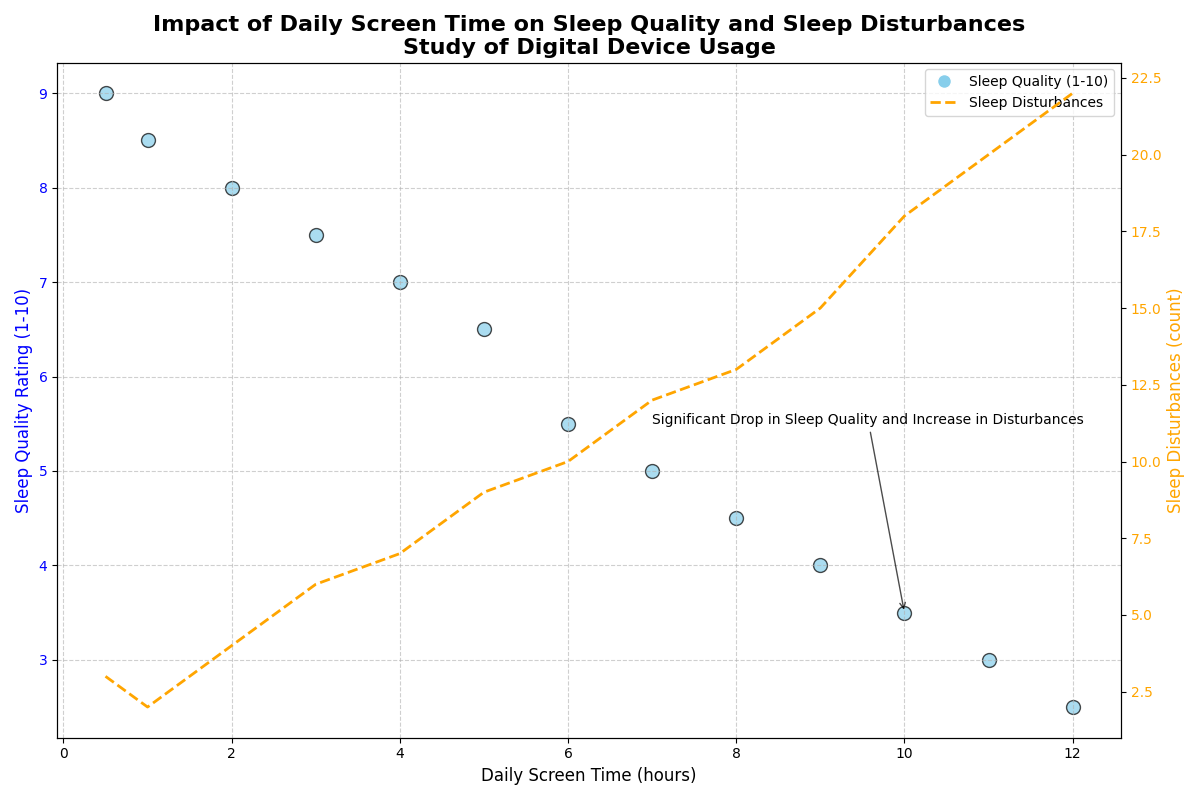

Write Python code to recreate this figure.
import matplotlib.pyplot as plt
import numpy as np

# Backstory:
# The chart represents a hypothetical study comparing the correlation between daily screen time and sleep quality rating. 
# The aim is to visualize how the amount of time spent on screens (in hours) impacts the sleep quality (rating from 1 to 10).

# Data preparation
screen_time = np.array([0.5, 1, 2, 3, 4, 5, 6, 7, 8, 9, 10, 11, 12])
sleep_quality = np.array([9, 8.5, 8, 7.5, 7, 6.5, 5.5, 5, 4.5, 4, 3.5, 3, 2.5])
sleep_disturbances = np.array([3, 2, 4, 6, 7, 9, 10, 12, 13, 15, 18, 20, 22])

# Create a figure and axis with dual y-axes
fig, ax1 = plt.subplots(figsize=(12, 8))

# Scatter plot 
scatter = ax1.scatter(screen_time, sleep_quality, c='skyblue', edgecolor='k', s=100, alpha=0.7, label='Sleep Quality (1-10)')
ax1.set_xlabel('Daily Screen Time (hours)', fontsize=12)
ax1.set_ylabel('Sleep Quality Rating (1-10)', fontsize=12, color='blue')
ax1.tick_params(axis='y', labelcolor='blue')

# Secondary y-axis for sleep disturbances
ax2 = ax1.twinx()
ax2.plot(screen_time, sleep_disturbances, color='orange', linewidth=2, linestyle='--', label='Sleep Disturbances')
ax2.set_ylabel('Sleep Disturbances (count)', fontsize=12, color='orange')
ax2.tick_params(axis='y', labelcolor='orange')

# Title and Grid
plt.title('Impact of Daily Screen Time on Sleep Quality and Sleep Disturbances\nStudy of Digital Device Usage', fontsize=16, fontweight='bold')
ax1.grid(True, linestyle='--', alpha=0.6)

# Add legend
scatter_legend = plt.Line2D([0], [0], marker='o', color='w', markerfacecolor='skyblue', markersize=10, linestyle='None', label='Sleep Quality (1-10)')
line_legend = plt.Line2D([0], [0], color='orange', linewidth=2, linestyle='--', label='Sleep Disturbances')
ax1.legend(handles=[scatter_legend, line_legend], loc='upper right')

# Annotate an important data point
ax1.annotate('Significant Drop in Sleep Quality and Increase in Disturbances',
             xy=(10, 3.5), xytext=(7, 5.5), arrowprops=dict(facecolor='black', arrowstyle='->', alpha=0.7), fontsize=10)

# Adjust layout
plt.tight_layout()

# Show plot
plt.show()
